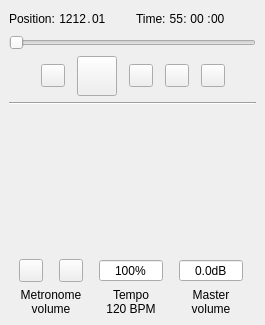
<?xml version="1.0" encoding="UTF-8"?>
<ui version="4.0">
 <class>PlayPanelBase</class>
 <widget class="QDockWidget" name="PlayPanelBase">
  <property name="geometry">
   <rect>
    <x>0</x>
    <y>0</y>
    <width>265</width>
    <height>325</height>
   </rect>
  </property>
  <property name="minimumSize">
   <size>
    <width>265</width>
    <height>279</height>
   </size>
  </property>
  <property name="floating">
   <bool>true</bool>
  </property>
  <property name="features">
   <set>QDockWidget::DockWidgetClosable|QDockWidget::DockWidgetMovable|QDockWidget::DockWidgetFloatable</set>
  </property>
  <property name="windowTitle">
   <string>Play Panel</string>
  </property>
  <widget class="QWidget" name="dockWidgetContents">
   <layout class="QVBoxLayout" name="verticalLayout">
    <item>
     <layout class="QGridLayout" name="gridLayout">
      <property name="topMargin">
       <number>0</number>
      </property>
      <property name="verticalSpacing">
       <number>0</number>
      </property>
      <item row="1" column="0">
       <layout class="QHBoxLayout" name="horizontalLayout_2">
        <property name="spacing">
         <number>0</number>
        </property>
        <property name="topMargin">
         <number>0</number>
        </property>
        <item>
         <widget class="QLabel" name="measureBeatTag">
          <property name="sizePolicy">
           <sizepolicy hsizetype="Minimum" vsizetype="Preferred">
            <horstretch>0</horstretch>
            <verstretch>0</verstretch>
           </sizepolicy>
          </property>
          <property name="maximumSize">
           <size>
            <width>1000</width>
            <height>32</height>
           </size>
          </property>
          <property name="toolTip">
           <string>Measure.Beat</string>
          </property>
          <property name="text">
           <string>Position:</string>
          </property>
         </widget>
        </item>
        <item>
         <widget class="QLabel" name="measureLabel">
          <property name="sizePolicy">
           <sizepolicy hsizetype="Minimum" vsizetype="Preferred">
            <horstretch>0</horstretch>
            <verstretch>0</verstretch>
           </sizepolicy>
          </property>
          <property name="minimumSize">
           <size>
            <width>12</width>
            <height>0</height>
           </size>
          </property>
          <property name="maximumSize">
           <size>
            <width>48</width>
            <height>32</height>
           </size>
          </property>
          <property name="text">
           <string notr="true" extracomment="placeholder"> 1212</string>
          </property>
          <property name="alignment">
           <set>Qt::AlignRight|Qt::AlignTrailing|Qt::AlignVCenter</set>
          </property>
          <property name="indent">
           <number>-1</number>
          </property>
         </widget>
        </item>
        <item>
         <widget class="QLabel" name="measureBeatDot">
          <property name="sizePolicy">
           <sizepolicy hsizetype="Fixed" vsizetype="Preferred">
            <horstretch>0</horstretch>
            <verstretch>0</verstretch>
           </sizepolicy>
          </property>
          <property name="minimumSize">
           <size>
            <width>6</width>
            <height>0</height>
           </size>
          </property>
          <property name="maximumSize">
           <size>
            <width>6</width>
            <height>32</height>
           </size>
          </property>
          <property name="text">
           <string notr="true">.</string>
          </property>
          <property name="alignment">
           <set>Qt::AlignCenter</set>
          </property>
         </widget>
        </item>
        <item>
         <widget class="QLabel" name="beatLabel">
          <property name="sizePolicy">
           <sizepolicy hsizetype="Fixed" vsizetype="Preferred">
            <horstretch>0</horstretch>
            <verstretch>0</verstretch>
           </sizepolicy>
          </property>
          <property name="minimumSize">
           <size>
            <width>20</width>
            <height>0</height>
           </size>
          </property>
          <property name="maximumSize">
           <size>
            <width>20</width>
            <height>32</height>
           </size>
          </property>
          <property name="text">
           <string notr="true" extracomment="placeholder">01</string>
          </property>
          <property name="alignment">
           <set>Qt::AlignLeading|Qt::AlignLeft|Qt::AlignVCenter</set>
          </property>
         </widget>
        </item>
        <item>
         <spacer name="horizontalSpacer_2">
          <property name="orientation">
           <enum>Qt::Horizontal</enum>
          </property>
          <property name="sizeHint" stdset="0">
           <size>
            <width>10</width>
            <height>20</height>
           </size>
          </property>
         </spacer>
        </item>
       </layout>
      </item>
      <item row="1" column="1">
       <layout class="QHBoxLayout" name="horizontalLayout">
        <property name="spacing">
         <number>0</number>
        </property>
        <item>
         <widget class="QLabel" name="timeTag">
          <property name="sizePolicy">
           <sizepolicy hsizetype="Minimum" vsizetype="Preferred">
            <horstretch>0</horstretch>
            <verstretch>0</verstretch>
           </sizepolicy>
          </property>
          <property name="maximumSize">
           <size>
            <width>1000</width>
            <height>32</height>
           </size>
          </property>
          <property name="text">
           <string>Time:</string>
          </property>
          <property name="alignment">
           <set>Qt::AlignLeading|Qt::AlignLeft|Qt::AlignVCenter</set>
          </property>
         </widget>
        </item>
        <item>
         <widget class="QLabel" name="hourLabel">
          <property name="sizePolicy">
           <sizepolicy hsizetype="Minimum" vsizetype="Preferred">
            <horstretch>0</horstretch>
            <verstretch>0</verstretch>
           </sizepolicy>
          </property>
          <property name="minimumSize">
           <size>
            <width>10</width>
            <height>0</height>
           </size>
          </property>
          <property name="maximumSize">
           <size>
            <width>24</width>
            <height>32</height>
           </size>
          </property>
          <property name="text">
           <string notr="true" extracomment="placeholder"> 55</string>
          </property>
          <property name="alignment">
           <set>Qt::AlignRight|Qt::AlignTrailing|Qt::AlignVCenter</set>
          </property>
         </widget>
        </item>
        <item>
         <widget class="QLabel" name="timeColon1">
          <property name="sizePolicy">
           <sizepolicy hsizetype="Fixed" vsizetype="Preferred">
            <horstretch>0</horstretch>
            <verstretch>0</verstretch>
           </sizepolicy>
          </property>
          <property name="minimumSize">
           <size>
            <width>4</width>
            <height>0</height>
           </size>
          </property>
          <property name="maximumSize">
           <size>
            <width>4</width>
            <height>32</height>
           </size>
          </property>
          <property name="text">
           <string notr="true">:</string>
          </property>
          <property name="alignment">
           <set>Qt::AlignCenter</set>
          </property>
         </widget>
        </item>
        <item>
         <widget class="QLabel" name="minuteLabel">
          <property name="sizePolicy">
           <sizepolicy hsizetype="Fixed" vsizetype="Preferred">
            <horstretch>0</horstretch>
            <verstretch>0</verstretch>
           </sizepolicy>
          </property>
          <property name="minimumSize">
           <size>
            <width>20</width>
            <height>0</height>
           </size>
          </property>
          <property name="maximumSize">
           <size>
            <width>20</width>
            <height>32</height>
           </size>
          </property>
          <property name="text">
           <string notr="true" extracomment="placeholder">00</string>
          </property>
          <property name="alignment">
           <set>Qt::AlignCenter</set>
          </property>
         </widget>
        </item>
        <item>
         <widget class="QLabel" name="timeColon2">
          <property name="sizePolicy">
           <sizepolicy hsizetype="Fixed" vsizetype="Preferred">
            <horstretch>0</horstretch>
            <verstretch>0</verstretch>
           </sizepolicy>
          </property>
          <property name="minimumSize">
           <size>
            <width>4</width>
            <height>0</height>
           </size>
          </property>
          <property name="maximumSize">
           <size>
            <width>4</width>
            <height>32</height>
           </size>
          </property>
          <property name="text">
           <string notr="true">:</string>
          </property>
          <property name="alignment">
           <set>Qt::AlignCenter</set>
          </property>
         </widget>
        </item>
        <item>
         <widget class="QLabel" name="secondLabel">
          <property name="sizePolicy">
           <sizepolicy hsizetype="Fixed" vsizetype="Preferred">
            <horstretch>0</horstretch>
            <verstretch>0</verstretch>
           </sizepolicy>
          </property>
          <property name="minimumSize">
           <size>
            <width>20</width>
            <height>0</height>
           </size>
          </property>
          <property name="maximumSize">
           <size>
            <width>20</width>
            <height>32</height>
           </size>
          </property>
          <property name="text">
           <string notr="true" extracomment="placeholder">00</string>
          </property>
          <property name="alignment">
           <set>Qt::AlignLeading|Qt::AlignLeft|Qt::AlignVCenter</set>
          </property>
         </widget>
        </item>
        <item>
         <spacer name="horizontalSpacer_4">
          <property name="orientation">
           <enum>Qt::Horizontal</enum>
          </property>
          <property name="sizeHint" stdset="0">
           <size>
            <width>10</width>
            <height>20</height>
           </size>
          </property>
         </spacer>
        </item>
       </layout>
      </item>
     </layout>
    </item>
    <item>
     <widget class="QSlider" name="posSlider">
      <property name="focusPolicy">
       <enum>Qt::TabFocus</enum>
      </property>
      <property name="toolTip">
       <string>Playback position</string>
      </property>
      <property name="accessibleName">
       <string>Playback position</string>
      </property>
      <property name="orientation">
       <enum>Qt::Horizontal</enum>
      </property>
     </widget>
    </item>
    <item>
     <layout class="QGridLayout" name="buttonsLayout">
      <property name="topMargin">
       <number>0</number>
      </property>
      <property name="horizontalSpacing">
       <number>12</number>
      </property>
      <item row="0" column="1">
       <widget class="QToolButton" name="rewindButton">
        <property name="text">
         <string notr="true"/>
        </property>
        <property name="icon">
         <iconset resource="musescore.qrc">
          <normaloff>:/data/icons/media-skip-backward.svg</normaloff>:/data/icons/media-skip-backward.svg</iconset>
        </property>
       </widget>
      </item>
      <item row="0" column="5">
       <widget class="QToolButton" name="loopOutButton">
        <property name="text">
         <string notr="true"/>
        </property>
        <property name="icon">
         <iconset resource="musescore.qrc">
          <normaloff>:/data/icons/media-playback-loop-out.svg</normaloff>:/data/icons/media-playback-loop-out.svg</iconset>
        </property>
       </widget>
      </item>
      <item row="0" column="4">
       <widget class="QToolButton" name="loopButton">
        <property name="text">
         <string notr="true"/>
        </property>
        <property name="icon">
         <iconset resource="musescore.qrc">
          <normaloff>:/data/icons/media-playback-loop.svg</normaloff>:/data/icons/media-playback-loop.svg</iconset>
        </property>
        <property name="checkable">
         <bool>true</bool>
        </property>
       </widget>
      </item>
      <item row="0" column="3">
       <widget class="QToolButton" name="loopInButton">
        <property name="text">
         <string notr="true"/>
        </property>
        <property name="icon">
         <iconset resource="musescore.qrc">
          <normaloff>:/data/icons/media-playback-loop-in.svg</normaloff>:/data/icons/media-playback-loop-in.svg</iconset>
        </property>
       </widget>
      </item>
      <item row="0" column="0">
       <spacer name="horizontalSpacer_3">
        <property name="orientation">
         <enum>Qt::Horizontal</enum>
        </property>
        <property name="sizeHint" stdset="0">
         <size>
          <width>5</width>
          <height>20</height>
         </size>
        </property>
       </spacer>
      </item>
      <item row="0" column="2">
       <widget class="QToolButton" name="playButton">
        <property name="minimumSize">
         <size>
          <width>40</width>
          <height>40</height>
         </size>
        </property>
        <property name="maximumSize">
         <size>
          <width>40</width>
          <height>40</height>
         </size>
        </property>
        <property name="text">
         <string notr="true"/>
        </property>
        <property name="icon">
         <iconset resource="musescore.qrc">
          <normaloff>:/data/icons/media-playback-start.svg</normaloff>:/data/icons/media-playback-start.svg</iconset>
        </property>
        <property name="checkable">
         <bool>true</bool>
        </property>
       </widget>
      </item>
      <item row="0" column="6">
       <spacer name="horizontalSpacer_5">
        <property name="orientation">
         <enum>Qt::Horizontal</enum>
        </property>
        <property name="sizeHint" stdset="0">
         <size>
          <width>5</width>
          <height>20</height>
         </size>
        </property>
       </spacer>
      </item>
     </layout>
    </item>
    <item>
     <widget class="Line" name="line">
      <property name="orientation">
       <enum>Qt::Horizontal</enum>
      </property>
     </widget>
    </item>
    <item>
     <layout class="QGridLayout" name="slidersEtcLayout">
      <property name="sizeConstraint">
       <enum>QLayout::SetDefaultConstraint</enum>
      </property>
      <property name="leftMargin">
       <number>0</number>
      </property>
      <property name="topMargin">
       <number>0</number>
      </property>
      <property name="rightMargin">
       <number>0</number>
      </property>
      <property name="bottomMargin">
       <number>0</number>
      </property>
      <property name="spacing">
       <number>6</number>
      </property>
      <item row="1" column="2">
       <layout class="QHBoxLayout" name="volumeTextLayout">
        <property name="leftMargin">
         <number>0</number>
        </property>
        <property name="topMargin">
         <number>0</number>
        </property>
        <property name="rightMargin">
         <number>0</number>
        </property>
        <property name="bottomMargin">
         <number>0</number>
        </property>
        <item>
         <widget class="QDoubleSpinBox" name="volSpinBox">
          <property name="sizePolicy">
           <sizepolicy hsizetype="Fixed" vsizetype="Fixed">
            <horstretch>0</horstretch>
            <verstretch>0</verstretch>
           </sizepolicy>
          </property>
          <property name="maximumSize">
           <size>
            <width>64</width>
            <height>16777215</height>
           </size>
          </property>
          <property name="toolTip">
           <string>Master volume (decibel)</string>
          </property>
          <property name="accessibleName">
           <string>Master volume (decibel)</string>
          </property>
          <property name="alignment">
           <set>Qt::AlignCenter</set>
          </property>
          <property name="buttonSymbols">
           <enum>QAbstractSpinBox::NoButtons</enum>
          </property>
          <property name="suffix">
           <string extracomment="decibel">dB</string>
          </property>
          <property name="decimals">
           <number>1</number>
          </property>
         </widget>
        </item>
       </layout>
      </item>
      <item row="2" column="1">
       <layout class="QHBoxLayout" name="tempoLabelLayout">
        <item>
         <widget class="QLabel" name="tempoLabel">
          <property name="sizePolicy">
           <sizepolicy hsizetype="Minimum" vsizetype="Fixed">
            <horstretch>0</horstretch>
            <verstretch>0</verstretch>
           </sizepolicy>
          </property>
          <property name="maximumSize">
           <size>
            <width>16777215</width>
            <height>36</height>
           </size>
          </property>
          <property name="toolTip">
           <string>Actual tempo in quarter notes per minute</string>
          </property>
          <property name="frameShape">
           <enum>QFrame::NoFrame</enum>
          </property>
          <property name="lineWidth">
           <number>2</number>
          </property>
          <property name="midLineWidth">
           <number>2</number>
          </property>
          <property name="text">
           <string notr="true">Tempo
120 BPM</string>
          </property>
          <property name="textFormat">
           <enum>Qt::PlainText</enum>
          </property>
          <property name="alignment">
           <set>Qt::AlignCenter</set>
          </property>
          <property name="textInteractionFlags">
           <set>Qt::NoTextInteraction</set>
          </property>
         </widget>
        </item>
       </layout>
      </item>
      <item row="2" column="0">
       <layout class="QHBoxLayout" name="metronomeTagLayout">
        <property name="topMargin">
         <number>0</number>
        </property>
        <item>
         <widget class="QLabel" name="metronomeTag">
          <property name="sizePolicy">
           <sizepolicy hsizetype="Minimum" vsizetype="Fixed">
            <horstretch>0</horstretch>
            <verstretch>0</verstretch>
           </sizepolicy>
          </property>
          <property name="maximumSize">
           <size>
            <width>16777215</width>
            <height>36</height>
           </size>
          </property>
          <property name="text">
           <string>Metronome
volume</string>
          </property>
          <property name="textFormat">
           <enum>Qt::PlainText</enum>
          </property>
          <property name="alignment">
           <set>Qt::AlignCenter</set>
          </property>
         </widget>
        </item>
       </layout>
      </item>
      <item row="1" column="1">
       <layout class="QHBoxLayout" name="tempoPercentLayout">
        <item>
         <widget class="QSpinBox" name="speedSpinBox">
          <property name="sizePolicy">
           <sizepolicy hsizetype="Fixed" vsizetype="Fixed">
            <horstretch>0</horstretch>
            <verstretch>0</verstretch>
           </sizepolicy>
          </property>
          <property name="maximumSize">
           <size>
            <width>64</width>
            <height>16777215</height>
           </size>
          </property>
          <property name="toolTip">
           <string>Playback speed (as percentage)</string>
          </property>
          <property name="accessibleName">
           <string>Playback speed (as percentage)</string>
          </property>
          <property name="alignment">
           <set>Qt::AlignCenter</set>
          </property>
          <property name="buttonSymbols">
           <enum>QAbstractSpinBox::NoButtons</enum>
          </property>
          <property name="suffix">
           <string>%</string>
          </property>
          <property name="minimum">
           <number>10</number>
          </property>
          <property name="maximum">
           <number>400</number>
          </property>
          <property name="singleStep">
           <number>5</number>
          </property>
          <property name="value">
           <number>100</number>
          </property>
         </widget>
        </item>
       </layout>
      </item>
      <item row="1" column="0">
       <layout class="QHBoxLayout" name="metonomeButtonsLayout">
        <property name="spacing">
         <number>-1</number>
        </property>
        <item>
         <widget class="QToolButton" name="countInButton">
          <property name="sizePolicy">
           <sizepolicy hsizetype="Fixed" vsizetype="Fixed">
            <horstretch>0</horstretch>
            <verstretch>0</verstretch>
           </sizepolicy>
          </property>
          <property name="maximumSize">
           <size>
            <width>16777215</width>
            <height>16777215</height>
           </size>
          </property>
          <property name="text">
           <string notr="true"/>
          </property>
          <property name="icon">
           <iconset resource="musescore.qrc">
            <normaloff>:/data/icons/media-playback-countin.svg</normaloff>:/data/icons/media-playback-countin.svg</iconset>
          </property>
         </widget>
        </item>
        <item>
         <spacer name="horizontalSpacer">
          <property name="orientation">
           <enum>Qt::Horizontal</enum>
          </property>
          <property name="sizeType">
           <enum>QSizePolicy::Fixed</enum>
          </property>
          <property name="sizeHint" stdset="0">
           <size>
            <width>10</width>
            <height>20</height>
           </size>
          </property>
         </spacer>
        </item>
        <item>
         <widget class="QToolButton" name="metronomeButton">
          <property name="sizePolicy">
           <sizepolicy hsizetype="Fixed" vsizetype="Fixed">
            <horstretch>0</horstretch>
            <verstretch>0</verstretch>
           </sizepolicy>
          </property>
          <property name="maximumSize">
           <size>
            <width>16777215</width>
            <height>16777215</height>
           </size>
          </property>
          <property name="text">
           <string notr="true"/>
          </property>
          <property name="icon">
           <iconset resource="musescore.qrc">
            <normaloff>:/data/icons/media-playback-metronome.svg</normaloff>:/data/icons/media-playback-metronome.svg</iconset>
          </property>
         </widget>
        </item>
       </layout>
      </item>
      <item row="0" column="0">
       <layout class="QHBoxLayout" name="metroSliderLayout">
        <property name="topMargin">
         <number>0</number>
        </property>
        <item>
         <spacer name="metroSliderSpacer">
          <property name="orientation">
           <enum>Qt::Horizontal</enum>
          </property>
          <property name="sizeType">
           <enum>QSizePolicy::Fixed</enum>
          </property>
          <property name="sizeHint" stdset="0">
           <size>
            <width>20</width>
            <height>20</height>
           </size>
          </property>
         </spacer>
        </item>
        <item>
         <widget class="Awl::VolSlider" name="mgainSlider" native="true">
          <property name="sizePolicy">
           <sizepolicy hsizetype="Fixed" vsizetype="MinimumExpanding">
            <horstretch>0</horstretch>
            <verstretch>0</verstretch>
           </sizepolicy>
          </property>
          <property name="minimumSize">
           <size>
            <width>0</width>
            <height>64</height>
           </size>
          </property>
          <property name="maximumSize">
           <size>
            <width>128</width>
            <height>16777215</height>
           </size>
          </property>
          <property name="focusPolicy">
           <enum>Qt::TabFocus</enum>
          </property>
          <property name="toolTip">
           <string>Metronome volume</string>
          </property>
          <property name="accessibleName">
           <string>Metronome volume</string>
          </property>
          <property name="accessibleDescription">
           <string>Use up and down arrows to change value</string>
          </property>
          <property name="autoFillBackground">
           <bool>false</bool>
          </property>
         </widget>
        </item>
       </layout>
      </item>
      <item row="0" column="1">
       <layout class="QHBoxLayout" name="speedSliderLayout">
        <property name="topMargin">
         <number>0</number>
        </property>
        <item>
         <widget class="Awl::Slider" name="speedSlider" native="true">
          <property name="sizePolicy">
           <sizepolicy hsizetype="Preferred" vsizetype="MinimumExpanding">
            <horstretch>0</horstretch>
            <verstretch>0</verstretch>
           </sizepolicy>
          </property>
          <property name="minimumSize">
           <size>
            <width>0</width>
            <height>64</height>
           </size>
          </property>
          <property name="maximumSize">
           <size>
            <width>128</width>
            <height>16777215</height>
           </size>
          </property>
          <property name="focusPolicy">
           <enum>Qt::TabFocus</enum>
          </property>
          <property name="toolTip">
           <string>Playback speed</string>
          </property>
          <property name="accessibleName">
           <string>Playback speed</string>
          </property>
          <property name="accessibleDescription">
           <string>Use up and down arrows to change value</string>
          </property>
          <property name="value" stdset="0">
           <double>100.000000000000000</double>
          </property>
          <property name="scaleWidth" stdset="0">
           <number>7</number>
          </property>
          <property name="minValue" stdset="0">
           <double>10.000000000000000</double>
          </property>
          <property name="maxValue" stdset="0">
           <double>400.000000000000000</double>
          </property>
          <property name="lineStep" stdset="0">
           <double>1.000000000000000</double>
          </property>
          <property name="pageStep" stdset="0">
           <double>10.000000000000000</double>
          </property>
         </widget>
        </item>
       </layout>
      </item>
      <item row="0" column="2">
       <layout class="QHBoxLayout" name="volumeSliderLayout">
        <property name="topMargin">
         <number>0</number>
        </property>
        <item>
         <widget class="Awl::VolSlider" name="volumeSlider" native="true">
          <property name="sizePolicy">
           <sizepolicy hsizetype="Preferred" vsizetype="MinimumExpanding">
            <horstretch>0</horstretch>
            <verstretch>0</verstretch>
           </sizepolicy>
          </property>
          <property name="minimumSize">
           <size>
            <width>0</width>
            <height>64</height>
           </size>
          </property>
          <property name="maximumSize">
           <size>
            <width>128</width>
            <height>16777215</height>
           </size>
          </property>
          <property name="focusPolicy">
           <enum>Qt::TabFocus</enum>
          </property>
          <property name="toolTip">
           <string>Master volume</string>
          </property>
          <property name="accessibleName">
           <string>Master volume</string>
          </property>
          <property name="accessibleDescription">
           <string>Use up and down arrows to change value</string>
          </property>
         </widget>
        </item>
       </layout>
      </item>
      <item row="2" column="2">
       <layout class="QHBoxLayout" name="volumeTagLayout">
        <property name="topMargin">
         <number>0</number>
        </property>
        <item>
         <widget class="QLabel" name="volumeTag">
          <property name="sizePolicy">
           <sizepolicy hsizetype="Minimum" vsizetype="Fixed">
            <horstretch>0</horstretch>
            <verstretch>0</verstretch>
           </sizepolicy>
          </property>
          <property name="maximumSize">
           <size>
            <width>16777215</width>
            <height>36</height>
           </size>
          </property>
          <property name="mouseTracking">
           <bool>true</bool>
          </property>
          <property name="text">
           <string extracomment="short text for volume slider">Master
volume</string>
          </property>
          <property name="textFormat">
           <enum>Qt::PlainText</enum>
          </property>
          <property name="alignment">
           <set>Qt::AlignCenter</set>
          </property>
         </widget>
        </item>
       </layout>
      </item>
     </layout>
    </item>
   </layout>
  </widget>
 </widget>
 <customwidgets>
  <customwidget>
   <class>Awl::Slider</class>
   <extends>QWidget</extends>
   <header>awl/slider.h</header>
  </customwidget>
  <customwidget>
   <class>Awl::VolSlider</class>
   <extends>Awl::Slider</extends>
   <header>awl/volslider.h</header>
  </customwidget>
 </customwidgets>
 <resources>
  <include location="musescore.qrc"/>
 </resources>
 <connections/>
</ui>
